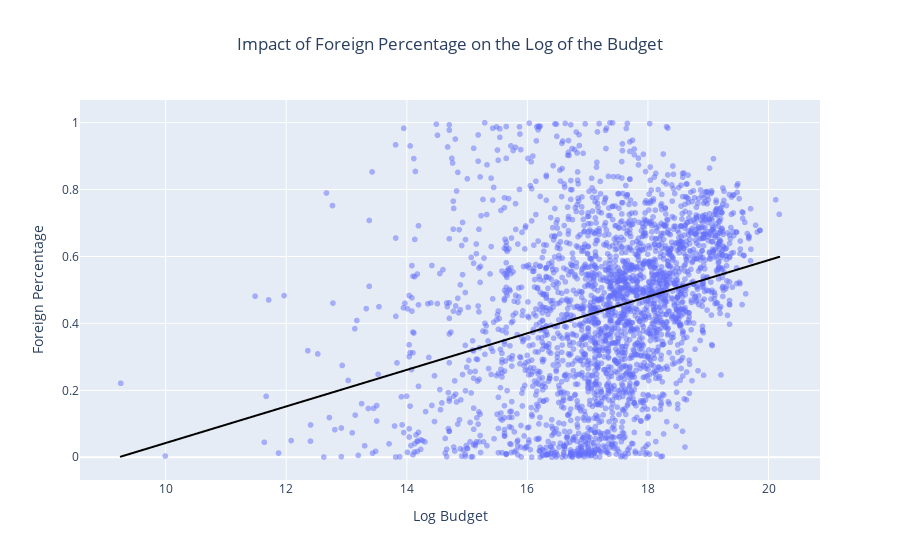

The cell this chart's notebook holds for it:
### Code cell
df['Log Budget'] = np.log(df['Budget(USD) Inflated'])
fig = px.scatter(
    df,
    x='Log Budget', 
    y='Foreign Percentage',  # Multiple series in scatter plot
    title='Impact of Foreign Percentage on the Log of the Budget',
    labels={'value': 'Percentage', 'variable': 'Type'},  # Label axes and legend
    trendline="ols"
)

fig.update_traces(marker=dict(opacity=0.5))
fig.update_layout(title=dict(text="Impact of Foreign Percentage on the Log of the Budget", x=0.5, xanchor='center'))
fig.data[1].update(line=dict(color='black'))
# Show the plot
fig.show()

### Figure 1 — Plotly figure (JSON) as saved in the notebook; plotly's stock layout.template omitted (floating-point values rounded to 4 significant figures; data arrays with more than 128 entries replaced by an {"elided": "..."} marker saying what was removed)
{"data": [{"hovertemplate": "Log Budget=%{x}<br>Foreign Percentage=%{y}<extra></extra>", "legendgroup": "", "marker": {"color": "#636efa", "opacity": 0.5, "symbol": "circle"}, "mode": "markers", "name": "", "showlegend": false, "type": "scattergl", "x": {"elided": "2689 float values"}, "xaxis": "x", "y": {"elided": "2689 float values"}, "yaxis": "y"}, {"hovertemplate": "<b>OLS trendline</b><br>Foreign Percentage = 0.0546485 * Log Budget + -0.503831<br>R<sup>2</sup>=0.092690<br><br>Log Budget=%{x}<br>Foreign Percentage=%{y} <b>(trend)</b><extra></extra>", "legendgroup": "", "line": {"color": "black"}, "marker": {"color": "#636efa", "opacity": 0.5, "symbol": "circle"}, "mode": "lines", "name": "", "showlegend": false, "type": "scattergl", "x": {"elided": "2689 float values"}, "xaxis": "x", "y": {"elided": "2689 float values"}, "yaxis": "y"}], "layout": {"legend": {"tracegroupgap": 0}, "title": {"text": "Impact of Foreign Percentage on the Log of the Budget", "x": 0.5, "xanchor": "center"}, "xaxis": {"anchor": "y", "domain": [0, 1], "title": {"text": "Log Budget"}}, "yaxis": {"anchor": "x", "domain": [0, 1], "title": {"text": "Foreign Percentage"}}}}
